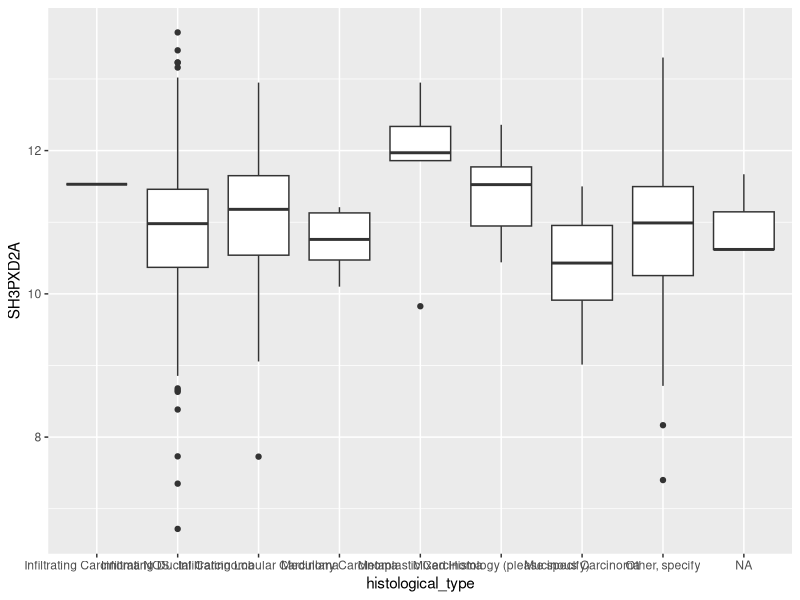
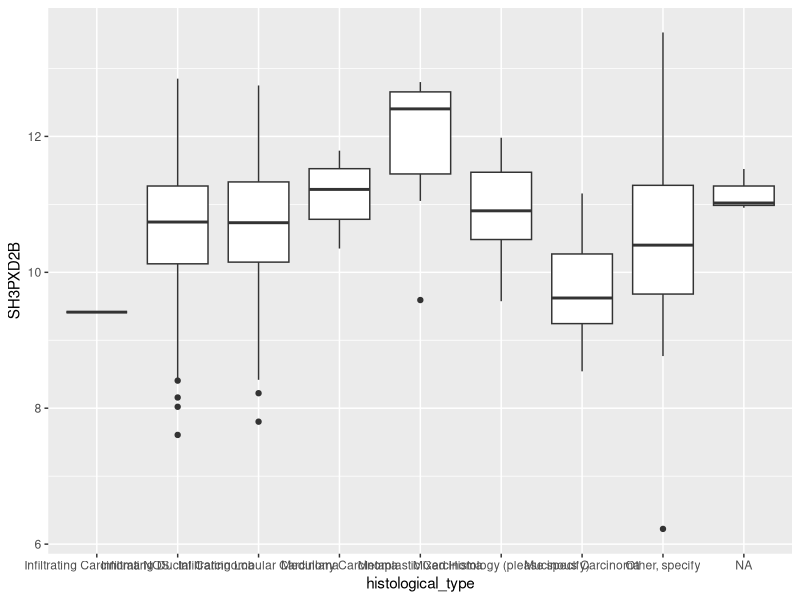
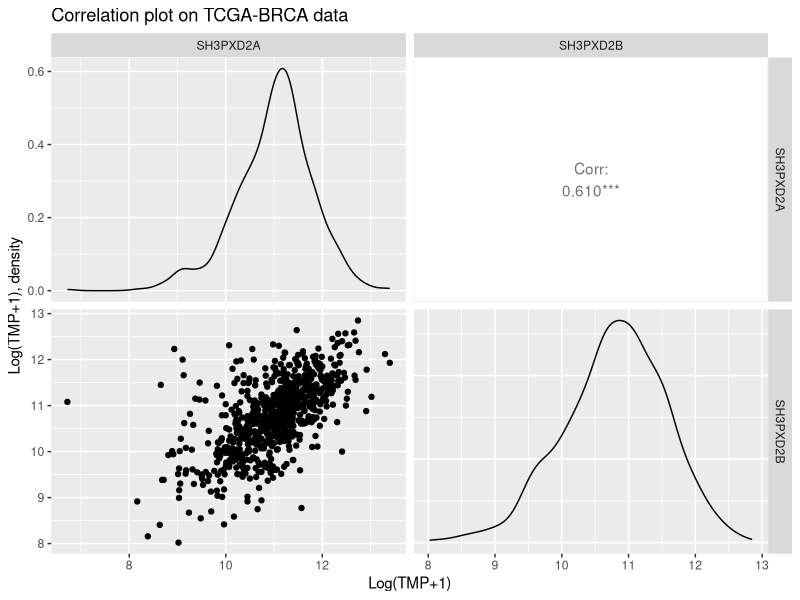

The R source for these figures, in order: (Note: this script raises an error after producing the figures.)
## ---- chunk 1
knitr::opts_chunk$set(echo = T)
## ---- chunk 2
library(tidyverse)
library(rstatix)
library(GGally)
library(ggsignif)
## ---- chunk 3
Data <- read_tsv('Xena.tsv')

data <- cbind(Data[, 2:9], Data[, 15:16]) |> drop_na(SH3PXD2A, SH3PXD2B)
## ---- chunk 4
data |> filter(sample_type=='Solid Tissue Normal') -> Normal
data |> filter(sample_type=='Primary Tumor') -> Tumor

Normal |> group_by(histological_type) |> summarise(TKS5 = mean(SH3PXD2A), TKS4 = mean(SH3PXD2B), count = length(SH3PXD2B))

Tumor |> group_by(histological_type) |> summarise(TKS5 = mean(SH3PXD2A), TKS4 = mean(SH3PXD2B), count = length(SH3PXD2B))
## ---- chunk 5
kruskal.test(SH3PXD2A ~ histological_type, Normal)
kruskal.test(SH3PXD2B ~ histological_type, Normal)
## ---- chunk 6
kruskal.test(SH3PXD2A ~ histological_type, Tumor)
kruskal.test(SH3PXD2B ~ histological_type, Tumor)
## ---- chunk 7
Tumor |> wilcox_test(SH3PXD2A ~ histological_type) |> print.data.frame()
Tumor |> wilcox_test(SH3PXD2B ~ histological_type) |> print.data.frame()
## ---- chunk 8
gg <- ggplot(Tumor)+aes(histological_type)+geom_boxplot(aes(y = SH3PXD2A))
gg
## ---- chunk 9
gg <- ggplot(Tumor)+aes(histological_type)+geom_boxplot(aes(y = SH3PXD2B))
gg
## ---- chunk 10
data |> filter(ER_Status_nature2012=='Negative', PR_Status_nature2012=='Negative', HER2_Final_Status_nature2012=='Negative') |> select(sample_type, histological_type, Tumor_nature2012, Node_nature2012, SH3PXD2A, SH3PXD2B) |> mutate(group = 'Triple_neg') -> Triple
## ---- chunk 11
data |> filter(ER_Status_nature2012=='Negative', PR_Status_nature2012=='Negative', HER2_Final_Status_nature2012=='Positive') |> select(sample_type, histological_type, Tumor_nature2012, Node_nature2012, SH3PXD2A, SH3PXD2B) |> mutate(group = 'HER2-Enriched') -> Enriched
## ---- chunk 12
data |> filter(sample_type=='Solid Tissue Normal') |> 
select(sample_type, histological_type, Tumor_nature2012, Node_nature2012, SH3PXD2A, SH3PXD2B) |> mutate(group = 'Solid_norm') -> Norm
## ---- chunk 13
data |> filter(ER_Status_nature2012=='Positive', PR_Status_nature2012=='Positive', HER2_Final_Status_nature2012=='Negative') |> select(sample_type, histological_type, Tumor_nature2012, Node_nature2012, SH3PXD2A, SH3PXD2B) |> mutate(group = 'Lum_A') -> A
## ---- chunk 14
data |> filter(ER_Status_nature2012=='Positive',  PR_Status_nature2012=='Negative', HER2_Final_Status_nature2012=='Negative') |> select(sample_type, histological_type, Tumor_nature2012, Node_nature2012, SH3PXD2A, SH3PXD2B) |> mutate(group = 'LumB_Her-') -> Bm
## ---- chunk 15
data |> filter(ER_Status_nature2012=='Positive', HER2_Final_Status_nature2012=='Positive') |> select(sample_type, histological_type, Tumor_nature2012, Node_nature2012, SH3PXD2A, SH3PXD2B) |> mutate(group = 'LumB_Her+') -> Bp
## ---- chunk 16
dt <- rbind(A, Bm, Bp, Enriched, Norm, Triple) 

#write_csv(dt, 'Tidy_Xena.csv')
#dt <- read_csv('Tidy_Xena.csv')
dt |> count(sample_type)
dt |> count(Tumor_nature2012)
dt |> count(Node_nature2012)
dt |> count(group)
  
dt |>   group_by(group) |> summarise(TKS5 = mean(SH3PXD2A), count = length(SH3PXD2A), var = var(SH3PXD2A))
## ---- chunk 17
ggpairs(dt[,5:6], title = 'Correlation plot on TCGA-BRCA data', 
        xlab = 'Log(TMP+1)',
        ylab = 'Log(TMP+1), density')
## ---- chunk 18
sub <- subset(dt, group == 'A')
hist(sub$SH3PXD2A)
hist(sub$SH3PXD2B)

shapiro.test(sub$SH3PXD2A)
shapiro.test(sub$SH3PXD2B)
## ---- chunk 19
kruskal.test(SH3PXD2A ~ group, dt)
## ---- chunk 20
kruskal.test(SH3PXD2B ~ group, dt)
kruskal.test(SH3PXD2B ~ group, sample_n(dt, 100))
## ---- chunk 21
dt |> wilcox_test(SH3PXD2B ~ group) |> print.data.frame()
## ---- chunk 22
gg <- ggplot(dt, aes(group, y = SH3PXD2B))+
  geom_boxplot()+
  ylim(8, 14.65)+
  geom_signif(data = dt, y_position = c(12.75, 13.25, 13.75, 14.25), 
              annotations = c("***", '****', '****', '****'),
              comparisons = list(c('Triple_neg', 'Solid_norm'), 
                                 c('Triple_neg', 'LumB_Her+'),
                                 c('Triple_neg', 'LumB_Her-'),
                                  c('Triple_neg', 'Lum_A')))+
  labs(title = 'TKS4', x = 'subgroup', y = 'Log(TPM+1)')

gg
## ---- chunk 23
summary(aov(SH3PXD2A ~ group*histological_type, dt))
## ---- chunk 24
summary(aov(SH3PXD2B ~ group*histological_type, dt))
